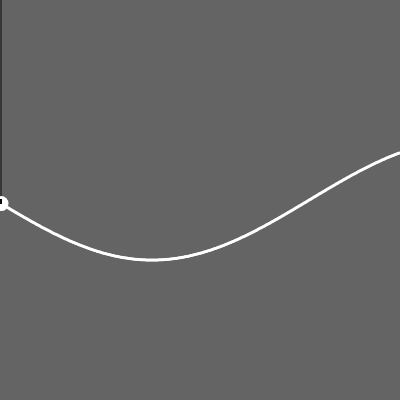
Frame 1 (no input)
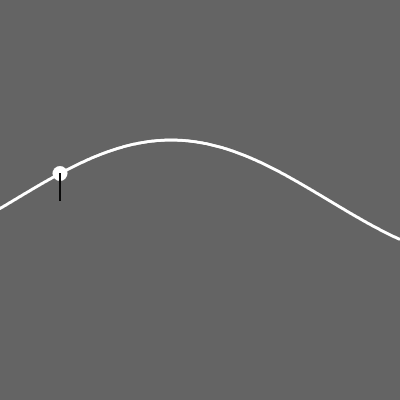
Frame 60 (no input)
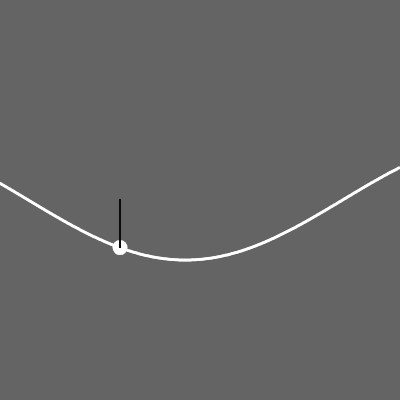
Frame 120 (the mouse pressed at the canvas centre since frame 60)

The p5.js sketch that drew these frames (run headless with seeded random() and noise() and a simulated clock; from frame 60 on, the mouse is pressed at the canvas centre):

// p5.js sketch
// ── sketch.js
let circleX, circleY;

function setup() {
  createCanvas(400, 400);
  background(100);

  circleX = 0;
  circleY = 0;
}

function draw() {
  background(100);

  circleX++;

  for (let x = 0; x < width; x++) {
    let freq = x * 0.01 + frameCount * 0.05;
    let amp = 60;
    let sinValue = sin(freq) * amp;

    y = height / 2 + sinValue;

    noStroke();
    circle(x, y, 3);

    if (x == circleX) {
      circleY = y;
      circle(circleX, circleY, 15);
    }

    if (circleX > width) {
      circleX = 0;
    }
    
    stroke(10)
    line(circleX, height/2, circleX, circleY)
  }
}
